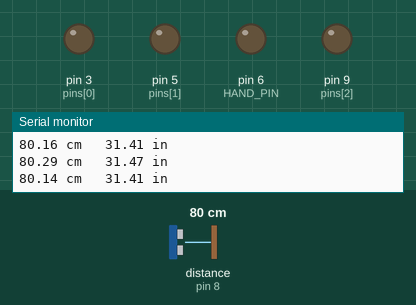
The sketch below on a simulated Arduino Uno, built with avr-gcc and run on an emulated ATmega328P. Shown: output pins drawn as LEDs (lit = HIGH), the last lines printed to the serial monitor. Wiring (inferred from the names in the program): ultrasonic range finder: trigger pin 7; echo pin 8. Dashed ring = blinking. Inputs (shaded band) come from the test bench; at power-on: distance to the obstacle (sensor on pin 8) 80 cm. The echo pulse lasts 58.3 µs per cm; pins used as bus, display or sensor lines are not drawn.

Above: at 1.2 s.
1.3 s: distance to the obstacle (sensor on pin 8) set to 2 cm
At 1.51 s:
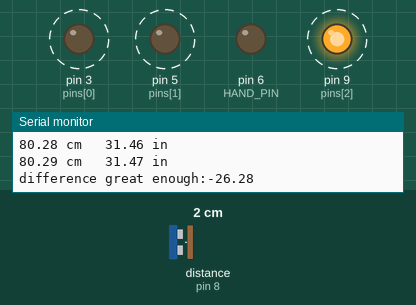
4.3 s: distance to the obstacle (sensor on pin 8) set to 9 cm
At 4.46 s:
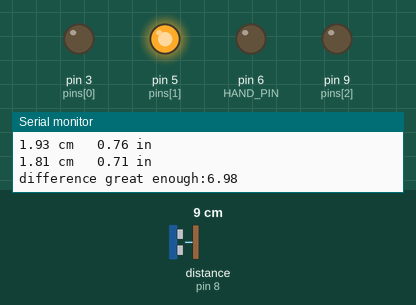
Timing chart, 0 to 7.3 s (numbered marks = the images above; inputs shaded):
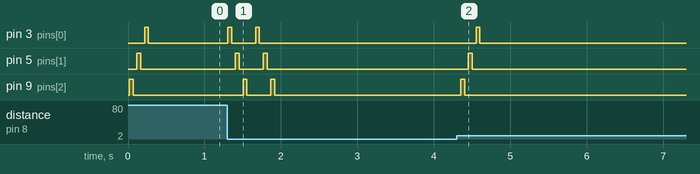

The sketch:

distanceTestRelative.ino
```cpp
// (licence header left out)
#include <math.h>
// Pins
const int TRIG_PIN = 7;
const int ECHO_PIN = 8;
const int HAND_PIN = 6;
// Anything over 400 cm (23200 us pulse) is "out of range"
const unsigned int MAX_DIST = 23200;

const int pins[] = {3, 5, 9};//, 6, 10,11};
const int resolution= sizeof(pins)/sizeof(int);
const int range = MAX_DIST / resolution;

void setup() {

  // The Trigger pin will tell the sensor to range find
  pinMode(TRIG_PIN, OUTPUT);
  pinMode(ECHO_PIN,INPUT);
  pinMode(HAND_PIN,OUTPUT);
  digitalWrite(TRIG_PIN, LOW);
 for (int i = 0; i < resolution; i++) {
    pinMode(pins[i],OUTPUT);
  }

  // We'll use the serial monitor to view the sensor output
  Serial.begin(9600);
  Serial.print("array Length:");
  Serial.println(resolution);
}

float transpose(float inmin, float inmax, float outmin, float outmax, float val){
  float diff = inmax - inmin;
  float addthis = val * (outmax - outmin) /diff;
  return outmin + addthis;


}

float invertedTranspose(float x, float y, float a, float b, float v){
  return b - transpose(x,y,a,b,v);

}
void handleHaptic(int pw){

Serial.print("pw: ");
    Serial.print(pw);
    Serial.print("\t");

//  Serial.print("range:");
//  Serial.println(range);
  int order = pw / range;
 Serial.print("order: ");
 Serial.print(order);
 Serial.print("\t");
//  Serial.print("resolution:");
  Serial.print( ((float) (pw % range )) / range);
  Serial.print("%\t");
  for(int i =0; i < resolution; i++){
      digitalWrite(pins[i], i==order);
  }
  Serial.print("hand val:");
  Serial.print((int)invertedTranspose(0, range, 0, 255, pw % range));
  Serial.print("\t");
  analogWrite(HAND_PIN,(int)invertedTranspose(0, range, 0, 255, pw % range));

  //speed of the current one.
  digitalWrite(pins[order],HIGH);
  //how close are we? zero is as close as possible
  int delayVal =  (int) ((((float) (pw % range )) / range ) * 700) ;
  delay(60);
  digitalWrite(pins[order],LOW);
  delay(delayVal);
}
float maxRange = 300; //centimeters
void handleHaptic2(float centimeters){

 if(centimeters> maxRange){
  return;
 }
//which one vibrates?
float interval = maxRange / resolution;
int p = (int)( centimeters/ interval);
//turn all pins off
for(int i =0; i < resolution; i++){
      digitalWrite(pins[i],LOW);
}
//turn the interesting one on.
digitalWrite(pins[p],HIGH);
delay(60);
digitalWrite(pins[p],LOW);
//be quiet for the percentage in this range.
float distanceInRange = centimeters - p*interval;
delay((int)(round( distanceInRange/interval* 500 )   ));


}
void handleOutOfRange(){
   for(int i =0; i < resolution-1; i++){
      digitalWrite(pins[i], LOW);
   }
  digitalWrite(pins[resolution-1],HIGH);
  delay(150);
  digitalWrite(pins[resolution-1],LOW);
  delay(150);
}
unsigned long measureDistance(){
  unsigned long t1;
  unsigned long t2;
  digitalWrite(TRIG_PIN, HIGH);
  delayMicroseconds(10);
  digitalWrite(TRIG_PIN, LOW);

  // Wait for pulse on echo pin
  while ( digitalRead(ECHO_PIN) == 0 );

  // Measure how long the echo pin was held high (pulse width)
  // Note: the micros() counter will overflow after ~70 min
  t1 = micros();
  while ( digitalRead(ECHO_PIN) == 1);
  t2 = micros();
  return t2 - t1;

  }
float last_cmmax = 0;
unsigned long last_cmmaxtime =0;
float last_cmmin = maxRange;
unsigned long last_cmmintime = 0;
unsigned long timediff = 500;

float last_cm =0;
float cmthreshold=5;

void handleRelative(float cm){
  float difference = cm - last_cm;
  if(abs(difference) < cmthreshold){
    return;
  }
  float percentchange = difference/maxRange;
  Serial.print("difference great enough:");
  Serial.println(difference);
  int minDuration = 10;
  int maxDuration = 50;
  if(percentchange < 0){
    //it got closer!
    for(int i =0; i < resolution; i++){
      digitalWrite(pins[i], HIGH);
      delay(50);
      digitalWrite(pins[i], LOW);
      delay(50);
   }
  }else{
    for(int i =resolution-1; i >= 0; i--){
      digitalWrite(pins[i], HIGH);
      delay(50);
      digitalWrite(pins[i], LOW);
      delay(50);
   }
  }

}
void loop() {

  unsigned long pulse_width;
  float cm;
  float inches;
  pulse_width = (measureDistance() + measureDistance() + measureDistance() ) / 3;

  // Calculate distance in centimeters and inches. The constants
  // are found in the datasheet, and calculated from the assumed speed
  //of sound in air at sea level (~340 m/s).
  cm = pulse_width / 58.0;


//  if(cm > last_cmmax){
//    last_cmmax = cm;
//    last_cmmaxtime = millis();
//  }
//  if(cm < last_cmmin){
//    last_cmmin = cm;
//    last_cmmintime = millis();
//  }
  //if the measurement is outdated,
//  if(millis() - last_cmmaxtime > timediff )
  inches = pulse_width / 148.0;

  // Print out results
  if ( pulse_width > MAX_DIST ) {
    Serial.println();
    Serial.println("Out of range");
    //analogWrite(HAND_PIN,0);
    //handleOutOfRange();
  } else {
    if(cm < maxRange){
      handleRelative(cm);
      last_cm = cm;
      delay(60);
    }

    Serial.print(cm);
    Serial.print(" cm \t");
    Serial.print(inches);
    Serial.println(" in");

  //  handleHaptic2(cm);
//    Serial.println((int)invertedTranspose(0, MAX_DIST, 0, 255, pulse_width));


  // Wait at least 60ms before next measurement
  //delay(90);

  }
  }
```

Measured:
- after the input at 1.3 s, pin 3 (pins[0]): alternates HIGH for 0.05 s and LOW for 0.31 s, 4 changes in all, then stays LOW, starting at once; pin 5 (pins[1]): alternates HIGH for 0.05 s and LOW for 0.31 s, 4 changes in all, then stays LOW, starting after 0.11 s
- after the input at 4.3 s, pin 3 (pins[0]): LOW → HIGH after 0.25 s, → LOW 0.05 s later; pin 5 (pins[1]): LOW → HIGH after 0.15 s, → LOW 0.05 s later; pin 9 (pins[2]): LOW → HIGH after 0.05 s, → LOW 0.05 s later
